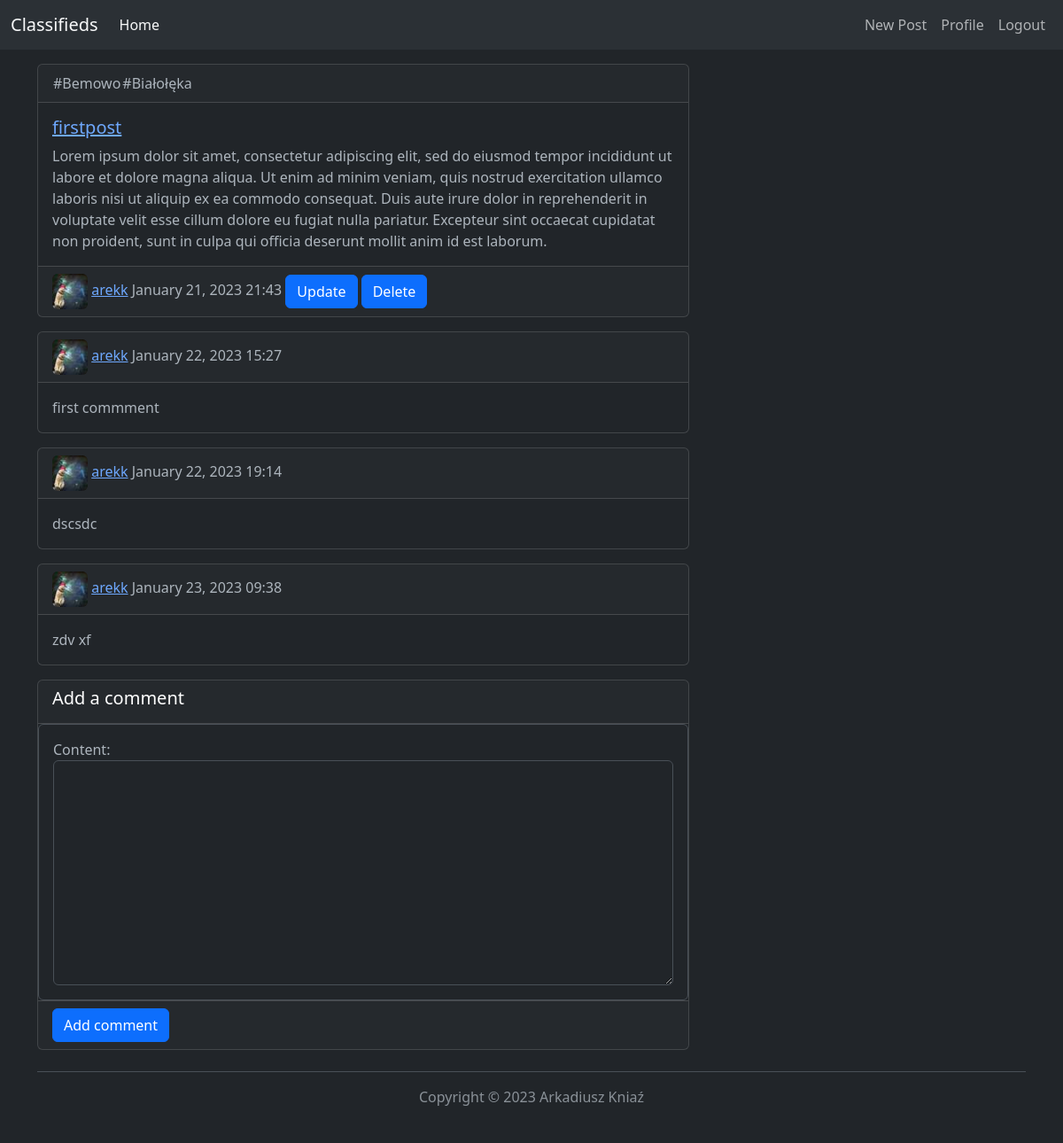
The page /posts/6 (signed in) on the database its author committed.
### blog/models.py (models this page shows, shortened)
class Place(models.Model):
    place = models.CharField(max_length=100)

class Post(models.Model):
    title = models.CharField(max_length=127)
    content = models.TextField()
    author = models.ForeignKey(User, on_delete=models.CASCADE)
    pub_date = models.DateTimeField('date published', default=timezone.now)
    places = models.ManyToManyField(Place)

class Comment(models.Model):
    post = models.ForeignKey(Post, related_name="comments", on_delete=models.CASCADE)
    content = models.TextField()
    author = models.ForeignKey(User, on_delete=models.CASCADE)
    pub_date = models.DateTimeField(auto_now_add=True)

### users/models.py (models this page shows, shortened)
class Profile(models.Model):
    user = models.OneToOneField(User, on_delete=models.CASCADE, primary_key=True)
    image = models.ImageField(default='default.jpg', upload_to='profile_pics')

### blog/views.py (the view, shortened to what this page needs)
# urls.py: path('posts/<int:pk>', views.post, name='post'),
def post(request, pk):
    that_post = Post.objects.get(id=pk)
    list_of_comments = Comment.objects.filter(post_id=pk)
    list_of_places = that_post.places.all()
    form = CommentForm()
    context = {'post': that_post,
               'list_of_comments': list_of_comments,
               'list_of_places': list_of_places,
               'form': form}
    return render(request, 'blog/post.html', context=context)

### blog/forms.py
class CommentForm(forms.ModelForm):
    class Meta:
        model = Comment
        fields = ('content',)
        widgets = {'content': forms.Textarea(attrs={'class': 'form-control'})}

### blog/templates/blog/post.html (shortened to what this page needs)
{% extends "blog/base.html" %}
{% block content %}
    <div class="card my-3">
        <div class="card-header">
            <table>
                <tr>
                {% for place in list_of_places %}
                    <td>#{{ place.place }} </td>
                {% endfor %}
                </tr>
            </table>
        </div>
        <div class="card-body">
            <h5 class="card-title"><a href="/posts/{{ post.id }}">{{ post.title }}</a></h5>
            <p class="card-text">{{ post.content }}</p>
        </div>
        <div class="card-footer">
            <tr>
                <td><img class="rounded" src="{{ post.author.profile.image.url }}"></td>
                <td><a href="{% url 'user-posts' post.author.username  %}" >{{ post.author }}</a></td>
                <td>{{ post.pub_date|date:"F d, Y H:i" }}</td>
            {% if post.author == user %}
                <a class="btn btn-primary" href="{% url 'post-update' post.id %}">Update</a>
                <a class="btn btn-primary" href="{% url 'post-delete' post.id %}">Delete</a>
            {% endif %}
            </tr>
        </div>
    </div>
    {% for comment in list_of_comments %}
        <div class="card my-3">
            <div class="card-header">
                <tr>
                    <td><img class="rounded" src="{{ comment.author.profile.image.url }}"></td>
                    <td><a href="{% url 'user-posts' comment.author.username %}" >{{ comment.author }}</a></td>
                    <td>{{ comment.pub_date|date:"F d, Y H:i" }}</td>
                </tr>
            </div>
            <div class="card-body">
                <p class="card-text">{{ comment.content }}</p>
            </div>
        </div>
    {% endfor %}
    {% if request.user.is_authenticated %}
        <div class="card my-3">
            <div class="card-header">
                <h5>Add a comment</h5>
            </div>
            <form method="post" action="{{request.get_full_path}}">
                <div class="card-body form-control" data-bs-theme="dark">
                    {{ form.as_table }}
                </div>
                <div class="card-footer">
                    <input type="submit" value="Add comment" class="btn btn-primary">
                </div>
            </form>
        </div>
    {% endif %}
{% endblock %}

### rows shown on the page
Place: place "Bemowo"
Place: place "Białołęka"
Post: title "firstpost", content "Lorem ipsum dolor sit amet, consectetur adipiscing elit, sed do eiusmod tempor incididunt ut labore et dolore magna aliqua. Ut enim ad minim veniam, quis nostrud exercitation ullamco laboris nisi ut aliquip ex ea commodo consequat. Duis aute irure dolor in reprehenderit in voluptate velit esse cillum dolore eu fugiat nulla pariatur. Excepteur sint occaecat cupidatat non proident, sunt in culpa qui officia deserunt mollit anim id est laborum.", author.profile.image (picture), author "arekk", pub_date "January 21, 2023 21:43"
Comment: author.profile.image (picture), author "arekk", pub_date "January 22, 2023 15:27", content "first commment"
Comment: author.profile.image (picture), author "arekk", pub_date "January 22, 2023 19:14", content "dscsdc"
Comment: author.profile.image (picture), author "arekk", pub_date "January 23, 2023 09:38", content "zdv xf"
